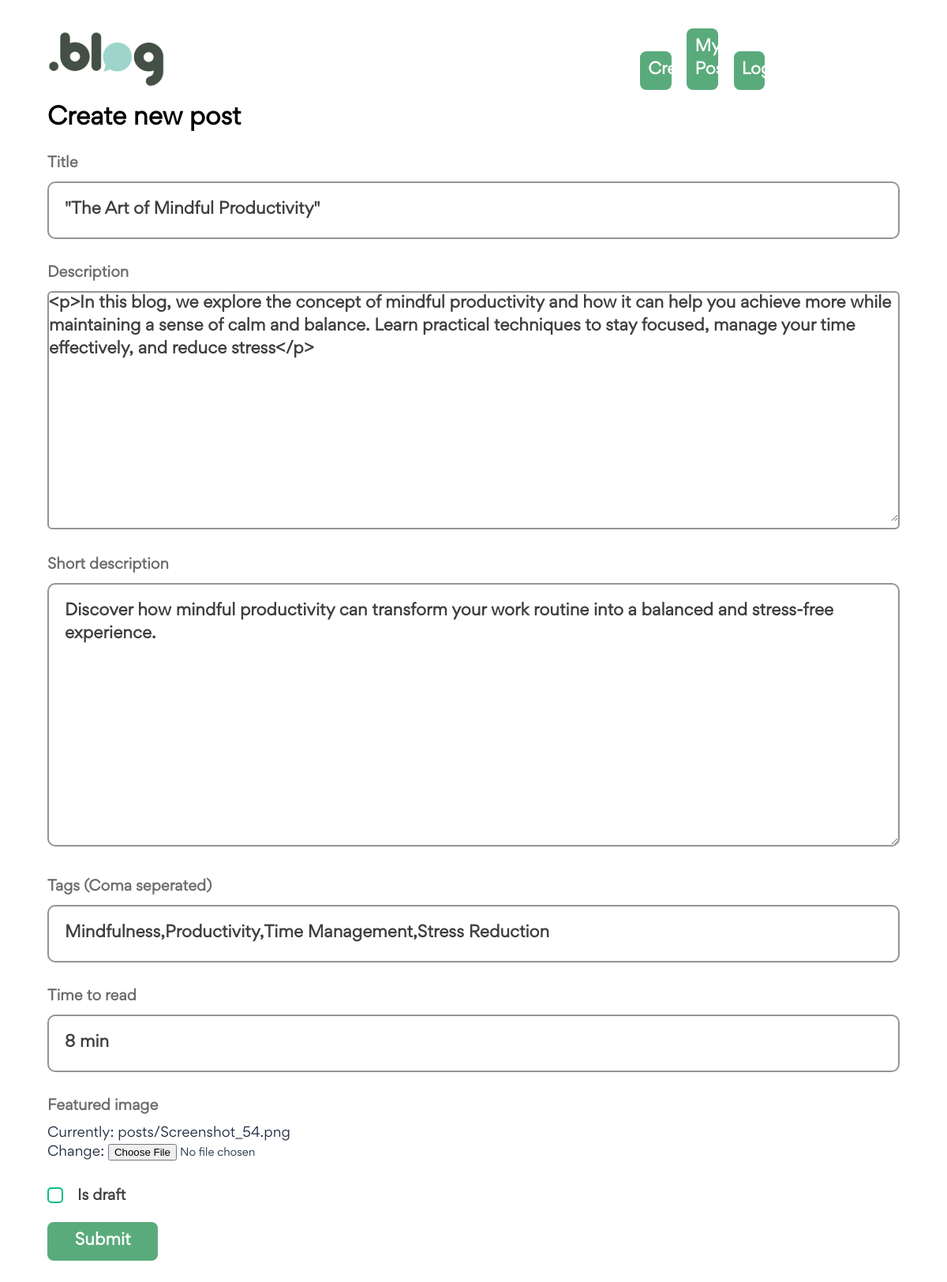
Before: /posts/edit/9/ (signed in) with the older database file.
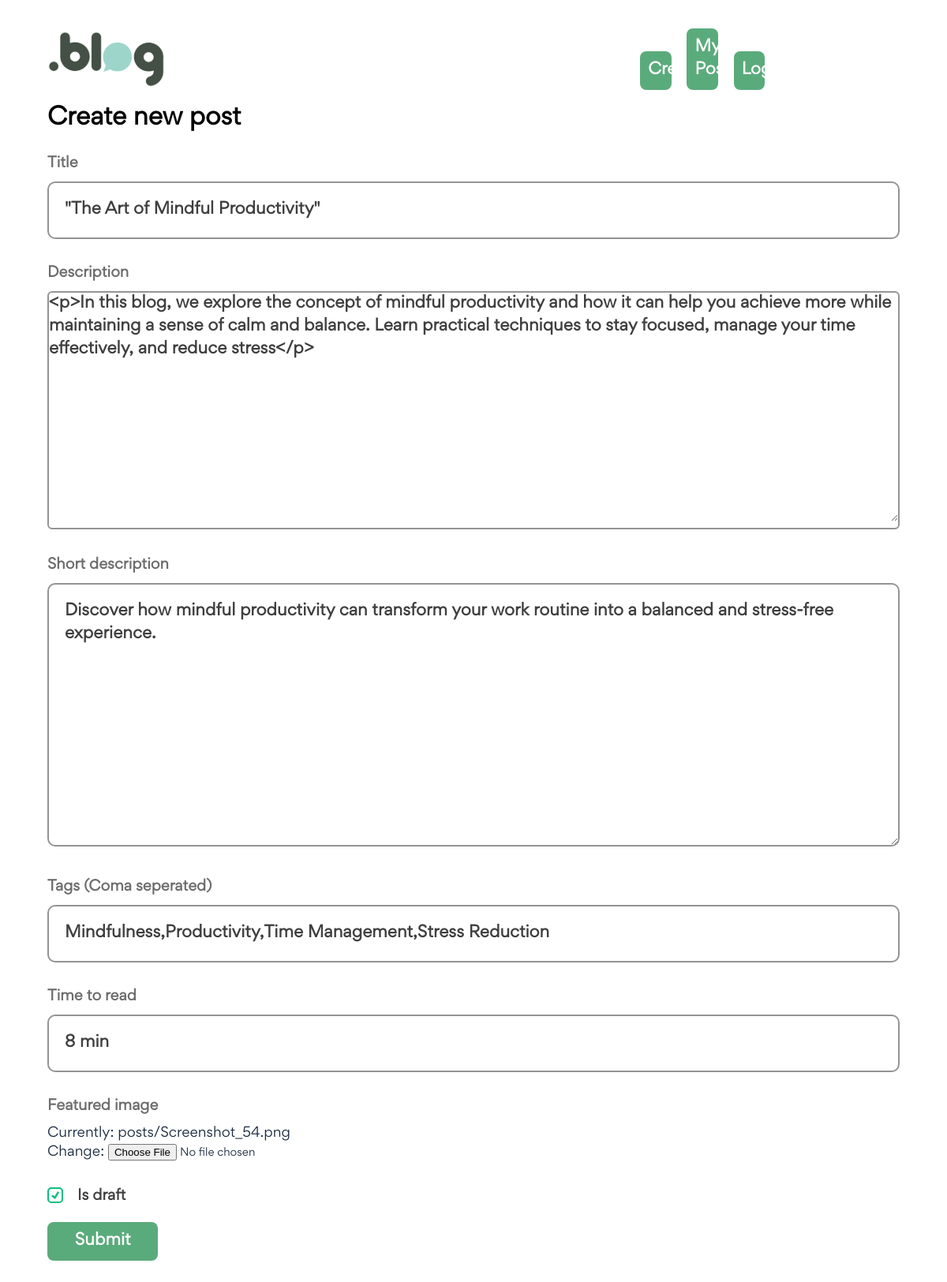
After: the same page with the newer database file.
### posts/models.py (models this page shows, shortened)
class Post(models.Model):
    title = models.CharField(max_length=255)
    short_description = models.TextField()
    description = RichTextField()
    categories = models.ManyToManyField("posts.Category")
    time_to_read = models.CharField(max_length=128)
    featured_image = models.ImageField(upload_to="posts/")
    is_draft = models.BooleanField(default=False)
    author = models.ForeignKey("posts.Author",on_delete=models.CASCADE)
    published_date = models.DateField()
    is_deleted = models.BooleanField(default=False)

### main/decorators.py (the view, shortened to what this page needs)
    def wrapper(request, *args, **kwargs):
        id=kwargs["id"]
        return function(request, *args, **kwargs)

### posts/forms.py
class PostForm(forms.ModelForm):
    tags = forms.CharField(widget=forms.TextInput(attrs={"class":"input"}),label="Tags (Coma seperated)")
    class Meta:
        model = Post
        exclude = ('author','published_date','is_deleted','categories')
        widgets = {
            "time_to_read" : forms.TextInput(attrs={"class":"input"}),
            "title" : forms.TextInput(attrs={'class':"input"}),
            "short_description" : forms.Textarea(attrs={'class':"input"}),
        }
        error_messages ={
            "title" : {
                 "required" : "Title field is required",
            },
            "description" :{
                 "required" : "Description field is required",
            },
            "short_description" :{
                 "required" : "Short description field is required",
            },
            "time_to_read" : {
                "required" : "Time to read field is required",
            },
            "is_draft": {
                "required" : " is draft field is required"
            },
        }

### templates/posts/create.html (shortened to what this page needs)
{% extends "base.html" %}
{% block content %}
{% load static %}
<section id="edit-post-home">
    <section class="wrapper">
        {% include 'web/includes/header.html' %}
        <section class="spotlight">
            <h3>Create new post</h3>
            <form action="" method="post" enctype="multipart/form-data" class="ajax redirect">
                    <div class="form-field">
                        <label for="{{form.title.id_for_label}}" class="subheads" >
                            {{form.title.label}}
                        </label>
                        {{form.title}}
                    </div>
                    <div class="form-field">
                        <label class="subheads" for="{{form.description.id_for_label}}">
                            {{form.description.label}}
                        </label>
                        <div class="description">
                            {{form.description}}
                        </div>
                    </div>
                    <div class="form-field">
                        <label class="subheads" for="{{form.short_description.id_for_label}}">
                            {{form.short_description.label}}
                        </label>
                            {{form.short_description}}
                    </div>
                    <div class="form-field">
                        <label class="subheads" for="{{form.tags.id_for_label}}">
                            {{form.tags.label}}
                        </label>
                        {{form.tags}}
                    </div>
                    <div class="form-field">
                        <label for="{{form.time_to_read.id_for_label}}" class="subheads" >
                            {{form.time_to_read.label}}
                        </label>
                        {{form.time_to_read}}
                    </div>
                    <div class="form-field">
                        <label for="{{form.featured_image.id_for_label}}" class="subheads" >
                            {{form.featured_image.label}}
                        </label>
                        {{form.featured_image}}
                    </div>
                        <label class="checkbox">
                           {{form.is_draft}}
                           {{form.is_draft.label}}
                        </label>
                    <div class="form-field">
                        <input type="submit" value="Submit" />
                    </div>
            </form>
        </section>
    </section>
</section>
{% endblock %}

Changed rows visible on the page:
changed Post "\"The Art of Mindful Productivity\"": is_draft "☐" → "☑"
